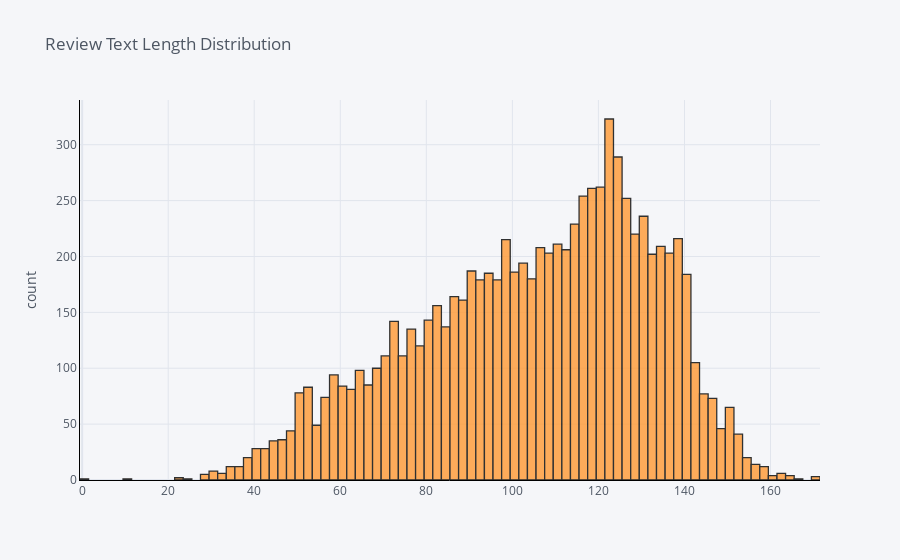

Notebook code for this chart:
### Markdown cell above
Also let us see the distribution of tweet word counts

### Code cell
df['tweet_len'].iplot(
    kind='hist',
    bins=100,
    xTitle='',
    linecolor='black',
    yTitle='count',
    title='Review Text Length Distribution')

### Figure 1 — Plotly figure (JSON) as saved in the notebook; plotly's stock layout.template omitted (floating-point values rounded to 4 significant figures; data arrays with more than 128 entries replaced by an {"elided": "..."} marker saying what was removed)
{"data": [{"histfunc": "count", "histnorm": "", "marker": {"color": "rgba(255, 153, 51, 1.0)", "line": {"color": "#000000", "width": 1.3}}, "name": "tweet_len", "nbinsx": 100, "opacity": 0.8, "orientation": "v", "type": "histogram", "x": {"elided": "8589 int values"}}], "layout": {"barmode": "overlay", "legend": {"bgcolor": "#F5F6F9", "font": {"color": "#4D5663"}}, "paper_bgcolor": "#F5F6F9", "plot_bgcolor": "#F5F6F9", "title": {"font": {"color": "#4D5663"}, "text": "Review Text Length Distribution"}, "xaxis": {"gridcolor": "#E1E5ED", "linecolor": "black", "showgrid": true, "tickfont": {"color": "#4D5663"}, "title": {"font": {"color": "#4D5663"}, "text": ""}, "zerolinecolor": "#E1E5ED"}, "yaxis": {"gridcolor": "#E1E5ED", "linecolor": "black", "showgrid": true, "tickfont": {"color": "#4D5663"}, "title": {"font": {"color": "#4D5663"}, "text": "count"}, "zerolinecolor": "#E1E5ED"}}}
